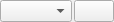
<?xml version="1.0" encoding="UTF-8"?>
<ui version="4.0">
 <class>UnitSelectionWidget</class>
 <widget class="QWidget" name="UnitSelectionWidget">
  <property name="geometry">
   <rect>
    <x>0</x>
    <y>0</y>
    <width>109</width>
    <height>22</height>
   </rect>
  </property>
  <property name="sizePolicy">
   <sizepolicy hsizetype="Preferred" vsizetype="Maximum">
    <horstretch>0</horstretch>
    <verstretch>0</verstretch>
   </sizepolicy>
  </property>
  <property name="windowTitle">
   <string>Form</string>
  </property>
  <layout class="QHBoxLayout" name="horizontalLayout">
   <property name="spacing">
    <number>2</number>
   </property>
   <property name="leftMargin">
    <number>0</number>
   </property>
   <property name="topMargin">
    <number>0</number>
   </property>
   <property name="rightMargin">
    <number>0</number>
   </property>
   <property name="bottomMargin">
    <number>0</number>
   </property>
   <item>
    <widget class="QComboBox" name="mUnitCombo">
     <property name="sizePolicy">
      <sizepolicy hsizetype="Preferred" vsizetype="MinimumExpanding">
       <horstretch>0</horstretch>
       <verstretch>0</verstretch>
      </sizepolicy>
     </property>
    </widget>
   </item>
   <item>
    <widget class="QPushButton" name="mMapScaleButton">
     <property name="sizePolicy">
      <sizepolicy hsizetype="Maximum" vsizetype="MinimumExpanding">
       <horstretch>0</horstretch>
       <verstretch>0</verstretch>
      </sizepolicy>
     </property>
     <property name="styleSheet">
      <string notr="true">QPushButton {margin: 0s; }</string>
     </property>
     <property name="text">
      <string notr="true"/>
     </property>
     <property name="icon">
      <iconset>
       <normaloff>:/options.png</normaloff>:/options.png</iconset>
     </property>
    </widget>
   </item>
  </layout>
 </widget>
 <resources>
  <include location="../plugins/interpolation/interpolator.qrc"/>
 </resources>
 <connections/>
</ui>
